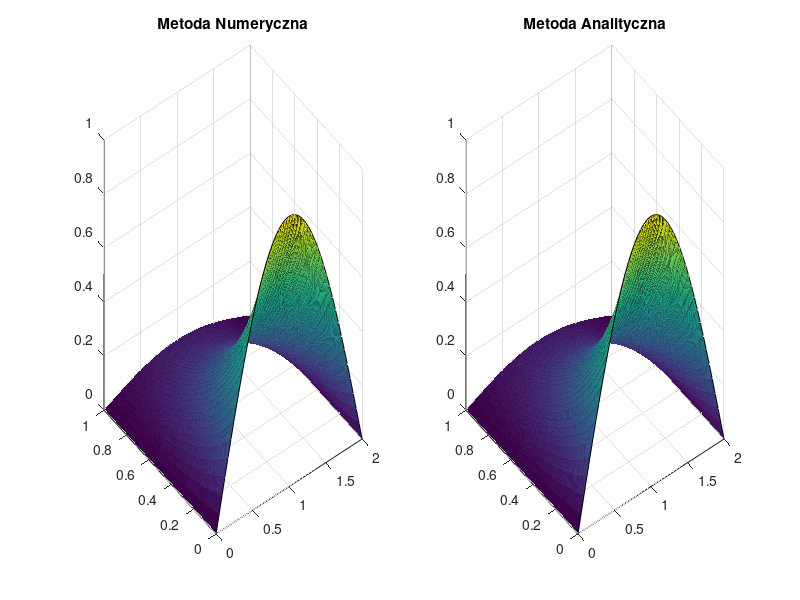

The MATLAB script that drew this image:
clc,clear all
tic
%rozwi�zanie analityczne
G = @(x,t) sin(pi.*x./2).*exp(-(pi.^2).*t./4);

%przedzia� omega
xa=0;
xb=2;
yc=0;
yd=1;

%warunki brzegowe
u1 = @(x) 0;
u2 = @(x) 0;
u3 = @(x,t) sin(pi*x/2);

licznik=0;
%siatka
m=50;
D=1;
deltax=(xb-xa)/(m-1);
x=[xa:deltax:xb];         %przedzia� przestrzenny
deltat=(deltax^2)/D; 
n_end=floor(yd/deltat)+1;
t=[0:deltat:1];           %przedzia� czasowy
theta = 1/2 - deltax^2 / (12 * D * deltat);

%macierz
psi=zeros(n_end,length(x)); %utworzenie pustej macierzy

%dodanie warunku pocz�tkowego
psi(1,:) = u3(x);
psi(:,1) = u1(t);
psi(:,m) = u2(t);

F = diag(eye(m-2));
alfa = D * deltat / deltax^2;
A1 = eye(m-2) .* (2*alfa + 1 + theta);
A2 = diag(eye(m-3)) * -alfa;
A = A1 + diag(A2,-1) + diag(A2, 1);

% Pierwszy poziom za pomocą schematu dwupoziomowego
A_2 = (2+(deltax^2)/(deltat))*diag(eye(m-2));
B_2 = diag(A_2) + -1*diag(diag(eye(m-3)),-1) + -1*diag(diag(eye(m-3)),1);
F = diag(eye(m-2)) * deltax^2/deltat .* psi(1,2:m-1)';
F(1) = F(1) + psi(2,1);
F(length(F)) = F(length(F)) + psi(2, m);  
psi(2,2:m-1) = linsolve(B_2,F);

% Pozostałe poziomy
for n=3:n_end
  F = (1+2*theta) * psi(n-1,2:m-1) - theta * psi(n-2, 2:m-1);
  F(1) = F(1) + alfa * psi(n, 1);
  F(m-2) = F(m-2) + alfa * psi(n, m);
  psi(n,2:m-1) = linsolve(A,F');
  licznik = licznik+1;
end

[X,T] = meshgrid(x,t);
subplot(1,2,1)
surf(X,T,psi)
title('Metoda Numeryczna')
subplot(1,2,2)
surf(X,T,(G(X,T)))
title('Metoda Analityczna')
Error=max(max(abs(psi-G(X,T))));
licznik
toc
